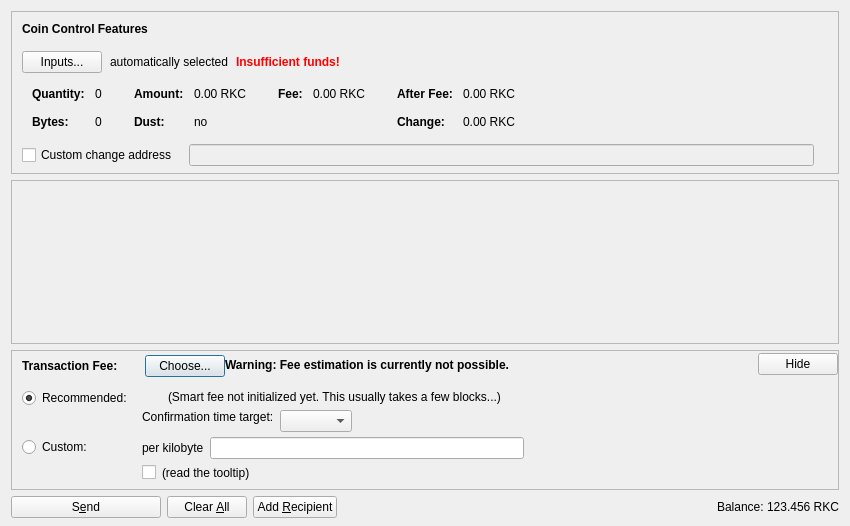
<?xml version="1.0" encoding="UTF-8"?>
<ui version="4.0">
 <class>SendCoinsDialog</class>
 <widget class="QDialog" name="SendCoinsDialog">
  <property name="geometry">
   <rect>
    <x>0</x>
    <y>0</y>
    <width>850</width>
    <height>526</height>
   </rect>
  </property>
  <property name="windowTitle">
   <string>Send Coins</string>
  </property>
  <layout class="QVBoxLayout" name="verticalLayout" stretch="0,1,0,0">
   <property name="bottomMargin">
    <number>8</number>
   </property>
   <item>
    <widget class="QFrame" name="frameCoinControl">
     <property name="sizePolicy">
      <sizepolicy hsizetype="Expanding" vsizetype="Expanding">
       <horstretch>0</horstretch>
       <verstretch>0</verstretch>
      </sizepolicy>
     </property>
     <property name="maximumSize">
      <size>
       <width>16777215</width>
       <height>16777215</height>
      </size>
     </property>
     <property name="frameShape">
      <enum>QFrame::StyledPanel</enum>
     </property>
     <property name="frameShadow">
      <enum>QFrame::Sunken</enum>
     </property>
     <layout class="QVBoxLayout" name="verticalLayoutCoinControl2">
      <property name="spacing">
       <number>0</number>
      </property>
      <property name="leftMargin">
       <number>0</number>
      </property>
      <property name="topMargin">
       <number>0</number>
      </property>
      <property name="rightMargin">
       <number>0</number>
      </property>
      <property name="bottomMargin">
       <number>6</number>
      </property>
      <item>
       <layout class="QVBoxLayout" name="verticalLayoutCoinControl" stretch="0,0,0,0,1">
        <property name="spacing">
         <number>0</number>
        </property>
        <property name="leftMargin">
         <number>10</number>
        </property>
        <property name="topMargin">
         <number>10</number>
        </property>
        <item>
         <layout class="QHBoxLayout" name="horizontalLayoutCoinControl1">
          <property name="bottomMargin">
           <number>15</number>
          </property>
          <item>
           <widget class="QLabel" name="labelCoinControlFeatures">
            <property name="sizePolicy">
             <sizepolicy hsizetype="Preferred" vsizetype="Maximum">
              <horstretch>0</horstretch>
              <verstretch>0</verstretch>
             </sizepolicy>
            </property>
            <property name="font">
             <font>
              <weight>75</weight>
              <bold>true</bold>
             </font>
            </property>
            <property name="styleSheet">
             <string notr="true">font-weight:bold;</string>
            </property>
            <property name="text">
             <string>Coin Control Features</string>
            </property>
           </widget>
          </item>
         </layout>
        </item>
        <item>
         <layout class="QHBoxLayout" name="horizontalLayoutCoinControl2" stretch="0,0,0,0">
          <property name="spacing">
           <number>8</number>
          </property>
          <property name="bottomMargin">
           <number>10</number>
          </property>
          <item>
           <widget class="QPushButton" name="pushButtonCoinControl">
            <property name="styleSheet">
             <string notr="true"/>
            </property>
            <property name="text">
             <string>Inputs...</string>
            </property>
            <property name="autoDefault">
             <bool>false</bool>
            </property>
           </widget>
          </item>
          <item>
           <widget class="QLabel" name="labelCoinControlAutomaticallySelected">
            <property name="text">
             <string>automatically selected</string>
            </property>
            <property name="margin">
             <number>5</number>
            </property>
           </widget>
          </item>
          <item>
           <widget class="QLabel" name="labelCoinControlInsuffFunds">
            <property name="font">
             <font>
              <weight>75</weight>
              <bold>true</bold>
             </font>
            </property>
            <property name="styleSheet">
             <string notr="true">color:red;font-weight:bold;</string>
            </property>
            <property name="text">
             <string>Insufficient funds!</string>
            </property>
            <property name="margin">
             <number>5</number>
            </property>
           </widget>
          </item>
          <item>
           <spacer name="horizontalSpacerCoinControl">
            <property name="orientation">
             <enum>Qt::Horizontal</enum>
            </property>
            <property name="sizeHint" stdset="0">
             <size>
              <width>40</width>
              <height>1</height>
             </size>
            </property>
           </spacer>
          </item>
         </layout>
        </item>
        <item>
         <widget class="QWidget" name="widgetCoinControl" native="true">
          <property name="sizePolicy">
           <sizepolicy hsizetype="Preferred" vsizetype="Preferred">
            <horstretch>0</horstretch>
            <verstretch>0</verstretch>
           </sizepolicy>
          </property>
          <property name="minimumSize">
           <size>
            <width>0</width>
            <height>0</height>
           </size>
          </property>
          <property name="styleSheet">
           <string notr="true"/>
          </property>
          <layout class="QHBoxLayout" name="horizontalLayoutCoinControl5">
           <property name="leftMargin">
            <number>0</number>
           </property>
           <property name="topMargin">
            <number>0</number>
           </property>
           <property name="rightMargin">
            <number>0</number>
           </property>
           <property name="bottomMargin">
            <number>0</number>
           </property>
           <item>
            <layout class="QHBoxLayout" name="horizontalLayoutCoinControl3" stretch="0,0,0,1">
             <property name="spacing">
              <number>20</number>
             </property>
             <property name="topMargin">
              <number>0</number>
             </property>
             <property name="bottomMargin">
              <number>10</number>
             </property>
             <item>
              <layout class="QFormLayout" name="formLayoutCoinControl1">
               <property name="horizontalSpacing">
                <number>10</number>
               </property>
               <property name="verticalSpacing">
                <number>14</number>
               </property>
               <property name="leftMargin">
                <number>10</number>
               </property>
               <property name="topMargin">
                <number>4</number>
               </property>
               <property name="rightMargin">
                <number>6</number>
               </property>
               <item row="0" column="0">
                <widget class="QLabel" name="labelCoinControlQuantityText">
                 <property name="font">
                  <font>
                   <weight>75</weight>
                   <bold>true</bold>
                  </font>
                 </property>
                 <property name="text">
                  <string>Quantity:</string>
                 </property>
                 <property name="margin">
                  <number>0</number>
                 </property>
                </widget>
               </item>
               <item row="0" column="1">
                <widget class="QLabel" name="labelCoinControlQuantity">
                 <property name="cursor">
                  <cursorShape>IBeamCursor</cursorShape>
                 </property>
                 <property name="contextMenuPolicy">
                  <enum>Qt::ActionsContextMenu</enum>
                 </property>
                 <property name="text">
                  <string notr="true">0</string>
                 </property>
                 <property name="margin">
                  <number>0</number>
                 </property>
                 <property name="textInteractionFlags">
                  <set>Qt::LinksAccessibleByMouse|Qt::TextSelectableByKeyboard|Qt::TextSelectableByMouse</set>
                 </property>
                </widget>
               </item>
               <item row="1" column="0">
                <widget class="QLabel" name="labelCoinControlBytesText">
                 <property name="font">
                  <font>
                   <weight>75</weight>
                   <bold>true</bold>
                  </font>
                 </property>
                 <property name="text">
                  <string>Bytes:</string>
                 </property>
                </widget>
               </item>
               <item row="1" column="1">
                <widget class="QLabel" name="labelCoinControlBytes">
                 <property name="cursor">
                  <cursorShape>IBeamCursor</cursorShape>
                 </property>
                 <property name="contextMenuPolicy">
                  <enum>Qt::ActionsContextMenu</enum>
                 </property>
                 <property name="text">
                  <string notr="true">0</string>
                 </property>
                 <property name="textInteractionFlags">
                  <set>Qt::LinksAccessibleByMouse|Qt::TextSelectableByKeyboard|Qt::TextSelectableByMouse</set>
                 </property>
                </widget>
               </item>
              </layout>
             </item>
             <item>
              <layout class="QFormLayout" name="formLayoutCoinControl2">
               <property name="horizontalSpacing">
                <number>10</number>
               </property>
               <property name="verticalSpacing">
                <number>14</number>
               </property>
               <property name="leftMargin">
                <number>6</number>
               </property>
               <property name="topMargin">
                <number>4</number>
               </property>
               <property name="rightMargin">
                <number>6</number>
               </property>
               <item row="0" column="0">
                <widget class="QLabel" name="labelCoinControlAmountText">
                 <property name="font">
                  <font>
                   <weight>75</weight>
                   <bold>true</bold>
                  </font>
                 </property>
                 <property name="text">
                  <string>Amount:</string>
                 </property>
                 <property name="margin">
                  <number>0</number>
                 </property>
                </widget>
               </item>
               <item row="0" column="1">
                <widget class="QLabel" name="labelCoinControlAmount">
                 <property name="cursor">
                  <cursorShape>IBeamCursor</cursorShape>
                 </property>
                 <property name="contextMenuPolicy">
                  <enum>Qt::ActionsContextMenu</enum>
                 </property>
                 <property name="text">
                  <string notr="true">0.00 RKC</string>
                 </property>
                 <property name="textInteractionFlags">
                  <set>Qt::LinksAccessibleByMouse|Qt::TextSelectableByKeyboard|Qt::TextSelectableByMouse</set>
                 </property>
                </widget>
               </item>
               <item row="1" column="0">
                <widget class="QLabel" name="labelCoinControlLowOutputText">
                 <property name="font">
                  <font>
                   <weight>75</weight>
                   <bold>true</bold>
                  </font>
                 </property>
                 <property name="text">
                  <string>Dust:</string>
                 </property>
                </widget>
               </item>
               <item row="1" column="1">
                <widget class="QLabel" name="labelCoinControlLowOutput">
                 <property name="cursor">
                  <cursorShape>IBeamCursor</cursorShape>
                 </property>
                 <property name="contextMenuPolicy">
                  <enum>Qt::ActionsContextMenu</enum>
                 </property>
                 <property name="text">
                  <string notr="true">no</string>
                 </property>
                 <property name="textInteractionFlags">
                  <set>Qt::LinksAccessibleByMouse|Qt::TextSelectableByKeyboard|Qt::TextSelectableByMouse</set>
                 </property>
                </widget>
               </item>
              </layout>
             </item>
             <item>
              <layout class="QFormLayout" name="formLayoutCoinControl3">
               <property name="horizontalSpacing">
                <number>10</number>
               </property>
               <property name="verticalSpacing">
                <number>14</number>
               </property>
               <property name="leftMargin">
                <number>6</number>
               </property>
               <property name="topMargin">
                <number>4</number>
               </property>
               <property name="rightMargin">
                <number>6</number>
               </property>
               <item row="0" column="0">
                <widget class="QLabel" name="labelCoinControlFeeText">
                 <property name="font">
                  <font>
                   <weight>75</weight>
                   <bold>true</bold>
                  </font>
                 </property>
                 <property name="text">
                  <string>Fee:</string>
                 </property>
                 <property name="margin">
                  <number>0</number>
                 </property>
                </widget>
               </item>
               <item row="0" column="1">
                <widget class="QLabel" name="labelCoinControlFee">
                 <property name="cursor">
                  <cursorShape>IBeamCursor</cursorShape>
                 </property>
                 <property name="contextMenuPolicy">
                  <enum>Qt::ActionsContextMenu</enum>
                 </property>
                 <property name="text">
                  <string notr="true">0.00 RKC</string>
                 </property>
                 <property name="textInteractionFlags">
                  <set>Qt::LinksAccessibleByMouse|Qt::TextSelectableByKeyboard|Qt::TextSelectableByMouse</set>
                 </property>
                </widget>
               </item>
              </layout>
             </item>
             <item>
              <layout class="QFormLayout" name="formLayoutCoinControl4">
               <property name="horizontalSpacing">
                <number>10</number>
               </property>
               <property name="verticalSpacing">
                <number>14</number>
               </property>
               <property name="leftMargin">
                <number>6</number>
               </property>
               <property name="topMargin">
                <number>4</number>
               </property>
               <property name="rightMargin">
                <number>6</number>
               </property>
               <item row="0" column="0">
                <widget class="QLabel" name="labelCoinControlAfterFeeText">
                 <property name="font">
                  <font>
                   <weight>75</weight>
                   <bold>true</bold>
                  </font>
                 </property>
                 <property name="text">
                  <string>After Fee:</string>
                 </property>
                 <property name="margin">
                  <number>0</number>
                 </property>
                </widget>
               </item>
               <item row="0" column="1">
                <widget class="QLabel" name="labelCoinControlAfterFee">
                 <property name="cursor">
                  <cursorShape>IBeamCursor</cursorShape>
                 </property>
                 <property name="contextMenuPolicy">
                  <enum>Qt::ActionsContextMenu</enum>
                 </property>
                 <property name="text">
                  <string notr="true">0.00 RKC</string>
                 </property>
                 <property name="textInteractionFlags">
                  <set>Qt::LinksAccessibleByMouse|Qt::TextSelectableByKeyboard|Qt::TextSelectableByMouse</set>
                 </property>
                </widget>
               </item>
               <item row="1" column="0">
                <widget class="QLabel" name="labelCoinControlChangeText">
                 <property name="font">
                  <font>
                   <weight>75</weight>
                   <bold>true</bold>
                  </font>
                 </property>
                 <property name="text">
                  <string>Change:</string>
                 </property>
                </widget>
               </item>
               <item row="1" column="1">
                <widget class="QLabel" name="labelCoinControlChange">
                 <property name="cursor">
                  <cursorShape>IBeamCursor</cursorShape>
                 </property>
                 <property name="contextMenuPolicy">
                  <enum>Qt::ActionsContextMenu</enum>
                 </property>
                 <property name="text">
                  <string notr="true">0.00 RKC</string>
                 </property>
                 <property name="textInteractionFlags">
                  <set>Qt::LinksAccessibleByMouse|Qt::TextSelectableByKeyboard|Qt::TextSelectableByMouse</set>
                 </property>
                </widget>
               </item>
              </layout>
             </item>
            </layout>
           </item>
          </layout>
         </widget>
        </item>
        <item>
         <layout class="QHBoxLayout" name="horizontalLayoutCoinControl4" stretch="0,0,0">
          <property name="spacing">
           <number>12</number>
          </property>
          <property name="sizeConstraint">
           <enum>QLayout::SetDefaultConstraint</enum>
          </property>
          <property name="topMargin">
           <number>5</number>
          </property>
          <property name="rightMargin">
           <number>5</number>
          </property>
          <item>
           <widget class="QCheckBox" name="checkBoxCoinControlChange">
            <property name="toolTip">
             <string>If this is activated, but the change address is empty or invalid, change will be sent to a newly generated address.</string>
            </property>
            <property name="text">
             <string>Custom change address</string>
            </property>
           </widget>
          </item>
          <item>
           <widget class="QValidatedLineEdit" name="lineEditCoinControlChange">
            <property name="enabled">
             <bool>false</bool>
            </property>
            <property name="sizePolicy">
             <sizepolicy hsizetype="Expanding" vsizetype="Fixed">
              <horstretch>0</horstretch>
              <verstretch>0</verstretch>
             </sizepolicy>
            </property>
           </widget>
          </item>
          <item>
           <widget class="QLabel" name="labelCoinControlChangeLabel">
            <property name="sizePolicy">
             <sizepolicy hsizetype="Preferred" vsizetype="Expanding">
              <horstretch>0</horstretch>
              <verstretch>0</verstretch>
             </sizepolicy>
            </property>
            <property name="minimumSize">
             <size>
              <width>0</width>
              <height>0</height>
             </size>
            </property>
            <property name="text">
             <string/>
            </property>
            <property name="margin">
             <number>3</number>
            </property>
           </widget>
          </item>
         </layout>
        </item>
        <item>
         <spacer name="verticalSpacerCoinControl">
          <property name="orientation">
           <enum>Qt::Vertical</enum>
          </property>
          <property name="sizeHint" stdset="0">
           <size>
            <width>800</width>
            <height>1</height>
           </size>
          </property>
         </spacer>
        </item>
       </layout>
      </item>
     </layout>
    </widget>
   </item>
   <item>
    <widget class="QScrollArea" name="scrollArea">
     <property name="widgetResizable">
      <bool>true</bool>
     </property>
     <widget class="QWidget" name="scrollAreaWidgetContents">
      <property name="geometry">
       <rect>
        <x>0</x>
        <y>0</y>
        <width>830</width>
        <height>104</height>
       </rect>
      </property>
      <layout class="QVBoxLayout" name="verticalLayout_2" stretch="0,1">
       <property name="leftMargin">
        <number>0</number>
       </property>
       <property name="topMargin">
        <number>0</number>
       </property>
       <property name="rightMargin">
        <number>0</number>
       </property>
       <property name="bottomMargin">
        <number>0</number>
       </property>
       <item>
        <layout class="QVBoxLayout" name="entries">
         <property name="spacing">
          <number>6</number>
         </property>
        </layout>
       </item>
       <item>
        <spacer name="verticalSpacer">
         <property name="orientation">
          <enum>Qt::Vertical</enum>
         </property>
         <property name="sizeHint" stdset="0">
          <size>
           <width>20</width>
           <height>40</height>
          </size>
         </property>
        </spacer>
       </item>
      </layout>
     </widget>
    </widget>
   </item>
   <item>
    <widget class="QFrame" name="frameFee">
     <property name="sizePolicy">
      <sizepolicy hsizetype="Expanding" vsizetype="Expanding">
       <horstretch>0</horstretch>
       <verstretch>0</verstretch>
      </sizepolicy>
     </property>
     <property name="maximumSize">
      <size>
       <width>16777215</width>
       <height>16777215</height>
      </size>
     </property>
     <property name="frameShape">
      <enum>QFrame::StyledPanel</enum>
     </property>
     <property name="frameShadow">
      <enum>QFrame::Sunken</enum>
     </property>
     <layout class="QVBoxLayout" name="verticalLayoutFee1">
      <property name="spacing">
       <number>0</number>
      </property>
      <property name="leftMargin">
       <number>0</number>
      </property>
      <property name="topMargin">
       <number>0</number>
      </property>
      <property name="rightMargin">
       <number>0</number>
      </property>
      <property name="bottomMargin">
       <number>0</number>
      </property>
      <item>
       <layout class="QVBoxLayout" name="verticalLayoutFee2" stretch="0,0,0">
        <property name="spacing">
         <number>0</number>
        </property>
        <property name="leftMargin">
         <number>10</number>
        </property>
        <property name="topMargin">
         <number>0</number>
        </property>
        <item>
         <layout class="QHBoxLayout" name="horizontalLayoutFee1">
          <property name="bottomMargin">
           <number>0</number>
          </property>
          <item>
           <layout class="QVBoxLayout" name="verticalLayoutFee7">
            <property name="spacing">
             <number>0</number>
            </property>
            <item>
             <spacer name="verticalSpacerSmartFee">
              <property name="orientation">
               <enum>Qt::Vertical</enum>
              </property>
              <property name="sizeType">
               <enum>QSizePolicy::Fixed</enum>
              </property>
              <property name="sizeHint" stdset="0">
               <size>
                <width>1</width>
                <height>4</height>
               </size>
              </property>
             </spacer>
            </item>
            <item>
             <layout class="QHBoxLayout" name="horizontalLayoutSmartFee">
              <property name="spacing">
               <number>10</number>
              </property>
              <item>
               <widget class="QLabel" name="labelFeeHeadline">
                <property name="sizePolicy">
                 <sizepolicy hsizetype="Preferred" vsizetype="Maximum">
                  <horstretch>0</horstretch>
                  <verstretch>0</verstretch>
                 </sizepolicy>
                </property>
                <property name="font">
                 <font>
                  <weight>75</weight>
                  <bold>true</bold>
                 </font>
                </property>
                <property name="styleSheet">
                 <string notr="true">font-weight:bold;</string>
                </property>
                <property name="text">
                 <string>Transaction Fee:</string>
                </property>
               </widget>
              </item>
              <item>
               <widget class="QLabel" name="labelFeeMinimized">
                <property name="text">
                 <string/>
                </property>
               </widget>
              </item>
              <item>
               <widget class="QPushButton" name="buttonChooseFee">
                <property name="text">
                 <string>Choose...</string>
                </property>
               </widget>
              </item>
             </layout>
            </item>
            <item>
             <spacer name="verticalSpacer_5">
              <property name="orientation">
               <enum>Qt::Vertical</enum>
              </property>
              <property name="sizeHint" stdset="0">
               <size>
                <width>1</width>
                <height>1</height>
               </size>
              </property>
             </spacer>
            </item>
           </layout>
          </item>
          <item>
           <widget class="QLabel" name="fallbackFeeWarningLabel">
            <property name="toolTip">
             <string>Using the fallbackfee can result in sending a transaction that will take several hours or days (or never) to confirm. Consider choosing your fee manually or wait until you have validated the complete chain.</string>
            </property>
            <property name="font">
            <font>
                <weight>75</weight>
                <bold>true</bold>
            </font>
            </property>
            <property name="text">
             <string>Warning: Fee estimation is currently not possible.</string>
            </property>
            <property name="wordWrap">
             <bool>false</bool>
            </property>
           </widget>
          </item>
          <item>
           <spacer name="horizontalSpacer_4">
            <property name="orientation">
             <enum>Qt::Horizontal</enum>
            </property>
            <property name="sizeType">
             <enum>QSizePolicy::MinimumExpanding</enum>
            </property>
            <property name="sizeHint" stdset="0">
             <size>
              <width>40</width>
              <height>20</height>
             </size>
            </property>
           </spacer>
          </item>
          <item>
           <widget class="QPushButton" name="buttonMinimizeFee">
            <property name="toolTip">
             <string>collapse fee-settings</string>
            </property>
            <property name="text">
             <string>Hide</string>
            </property>
           </widget>
          </item>
         </layout>
        </item>
        <item>
         <widget class="QFrame" name="frameFeeSelection">
          <layout class="QVBoxLayout" name="verticalLayoutFee12">
           <property name="spacing">
            <number>0</number>
           </property>
           <property name="leftMargin">
            <number>0</number>
           </property>
           <property name="topMargin">
            <number>0</number>
           </property>
           <property name="rightMargin">
            <number>0</number>
           </property>
           <property name="bottomMargin">
            <number>0</number>
           </property>
           <item>
            <layout class="QGridLayout" name="gridLayoutFee">
             <property name="topMargin">
              <number>10</number>
             </property>
             <property name="bottomMargin">
              <number>4</number>
             </property>
             <property name="horizontalSpacing">
              <number>10</number>
             </property>
             <property name="verticalSpacing">
              <number>4</number>
             </property>
             <item row="1" column="1">
              <layout class="QVBoxLayout" name="verticalLayoutFee8">
               <property name="spacing">
                <number>6</number>
               </property>
               <item>
                <layout class="QHBoxLayout" name="horizontalLayoutFee13">
                 <item>
                  <widget class="QLabel" name="labelCustomPerKilobyte">
                   <property name="toolTip">
                    <string>If the custom fee is set to 1000 satoshis and the transaction is only 250 bytes, then &quot;per kilobyte&quot; only pays 250 satoshis in fee, while &quot;total at least&quot; pays 1000 satoshis. For transactions bigger than a kilobyte both pay by kilobyte.</string>
                   </property>
                   <property name="text">
                    <string>per kilobyte</string>
                   </property>
                  </widget>
                 </item>
                 <item>
                  <widget class="BitcoinAmountField" name="customFee"/>
                 </item>
                 <item>
                  <spacer name="horizontalSpacer_6">
                   <property name="orientation">
                    <enum>Qt::Horizontal</enum>
                   </property>
                   <property name="sizeHint" stdset="0">
                    <size>
                     <width>1</width>
                     <height>1</height>
                    </size>
                   </property>
                  </spacer>
                 </item>
                </layout>
               </item>
               <item>
                <layout class="QHBoxLayout" name="horizontalLayoutFee8">
                 <item>
                  <widget class="QCheckBox" name="checkBoxMinimumFee">
                   <property name="toolTip">
                    <string>Paying only the minimum fee is just fine as long as there is less transaction volume than space in the blocks. But be aware that this can end up in a never confirming transaction once there is more demand for rkcoin transactions than the network can process.</string>
                   </property>
                   <property name="text">
                    <string/>
                   </property>
                  </widget>
                 </item>
                 <item>
                  <widget class="QLabel" name="labelMinFeeWarning">
                   <property name="enabled">
                    <bool>true</bool>
                   </property>
                   <property name="toolTip">
                    <string>Paying only the minimum fee is just fine as long as there is less transaction volume than space in the blocks. But be aware that this can end up in a never confirming transaction once there is more demand for rkcoin transactions than the network can process.</string>
                   </property>
                   <property name="text">
                    <string>(read the tooltip)</string>
                   </property>
                   <property name="margin">
                    <number>5</number>
                   </property>
                  </widget>
                 </item>
                 <item>
                  <spacer name="horizontalSpacer_2">
                   <property name="orientation">
                    <enum>Qt::Horizontal</enum>
                   </property>
                   <property name="sizeHint" stdset="0">
                    <size>
                     <width>1</width>
                     <height>1</height>
                    </size>
                   </property>
                  </spacer>
                 </item>
                </layout>
               </item>
              </layout>
             </item>
             <item row="0" column="0">
              <layout class="QVBoxLayout" name="verticalLayoutFee4" stretch="0,1">
               <item>
                <widget class="QRadioButton" name="radioSmartFee">
                 <property name="text">
                  <string>Recommended:</string>
                 </property>
                 <property name="checked">
                  <bool>true</bool>
                 </property>
                 <attribute name="buttonGroup">
                  <string notr="true">groupFee</string>
                 </attribute>
                </widget>
               </item>
               <item>
                <spacer name="verticalSpacer_2">
                 <property name="orientation">
                  <enum>Qt::Vertical</enum>
                 </property>
                 <property name="sizeHint" stdset="0">
                  <size>
                   <width>1</width>
                   <height>1</height>
                  </size>
                 </property>
                </spacer>
               </item>
              </layout>
             </item>
             <item row="1" column="0">
              <layout class="QVBoxLayout" name="verticalLayoutFee9" stretch="0,1">
               <item>
                <widget class="QRadioButton" name="radioCustomFee">
                 <property name="text">
                  <string>Custom:</string>
                 </property>
                 <attribute name="buttonGroup">
                  <string notr="true">groupFee</string>
                 </attribute>
                </widget>
               </item>
               <item>
                <spacer name="verticalSpacer_6">
                 <property name="orientation">
                  <enum>Qt::Vertical</enum>
                 </property>
                 <property name="sizeHint" stdset="0">
                  <size>
                   <width>1</width>
                   <height>1</height>
                  </size>
                 </property>
                </spacer>
               </item>
              </layout>
             </item>
             <item row="0" column="1">
              <layout class="QVBoxLayout" name="verticalLayoutFee3" stretch="0,0,1">
               <property name="spacing">
                <number>6</number>
               </property>
               <property name="topMargin">
                <number>2</number>
               </property>
               <item>
                <layout class="QHBoxLayout" name="horizontalLayoutFee12">
                 <item>
                  <widget class="QLabel" name="labelSmartFee">
                   <property name="text">
                    <string/>
                   </property>
                   <property name="margin">
                    <number>2</number>
                   </property>
                  </widget>
                 </item>
                 <item>
                  <widget class="QLabel" name="labelFeeEstimation">
                   <property name="text">
                    <string/>
                   </property>
                  </widget>
                 </item>
                 <item>
                  <widget class="QLabel" name="labelSmartFee2">
                   <property name="text">
                    <string>(Smart fee not initialized yet. This usually takes a few blocks...)</string>
                   </property>
                   <property name="margin">
                    <number>2</number>
                   </property>
                  </widget>
                 </item>
                 <item>
                  <spacer name="horizontalSpacer_5">
                   <property name="orientation">
                    <enum>Qt::Horizontal</enum>
                   </property>
                   <property name="sizeHint" stdset="0">
                    <size>
                     <width>1</width>
                     <height>1</height>
                    </size>
                   </property>
                  </spacer>
                 </item>
                </layout>
               </item>
               <item>
                <layout class="QHBoxLayout" name="horizontalLayoutFee9">
                 <item>
                  <layout class="QVBoxLayout" name="verticalLayoutFee6">
                   <item>
                    <widget class="QLabel" name="labelSmartFee3">
                     <property name="text">
                      <string>Confirmation time target:</string>
                     </property>
                     <property name="margin">
                      <number>2</number>
                     </property>
                    </widget>
                   </item>
                   <item>
                    <spacer name="verticalSpacer_3">
                     <property name="orientation">
                      <enum>Qt::Vertical</enum>
                     </property>
                     <property name="sizeHint" stdset="0">
                      <size>
                       <width>1</width>
                       <height>1</height>
                      </size>
                     </property>
                    </spacer>
                   </item>
                  </layout>
                 </item>
                 <item>
                  <layout class="QVBoxLayout" name="verticalLayoutFee5">
                   <property name="rightMargin">
                    <number>30</number>
                   </property>
                   <item>
                    <layout class="QHBoxLayout" name="horizontalLayoutConfTarget">
                     <property name="bottomMargin">
                      <number>0</number>
                     </property>
                     <item>
                      <widget class="QComboBox" name="confTargetSelector"/>
                     </item>
                     <item>
                      <spacer name="horizontalSpacerConfTarget">
                       <property name="orientation">
                        <enum>Qt::Horizontal</enum>
                       </property>
                       <property name="sizeHint" stdset="0">
                        <size>
                         <width>40</width>
                         <height>20</height>
                        </size>
                       </property>
                      </spacer>
                     </item>
                    </layout>
                   </item>
                  </layout>
                 </item>
                </layout>
               </item>
               <item>
                <spacer name="verticalSpacer_4">
                 <property name="orientation">
                  <enum>Qt::Vertical</enum>
                 </property>
                 <property name="sizeHint" stdset="0">
                  <size>
                   <width>1</width>
                   <height>1</height>
                  </size>
                 </property>
                </spacer>
               </item>
              </layout>
             </item>
            </layout>
           </item>
          </layout>
         </widget>
        </item>
        <item>
         <spacer name="verticalSpacerFee">
          <property name="orientation">
           <enum>Qt::Vertical</enum>
          </property>
          <property name="sizeHint" stdset="0">
           <size>
            <width>40</width>
            <height>5</height>
           </size>
          </property>
         </spacer>
        </item>
       </layout>
      </item>
     </layout>
    </widget>
   </item>
   <item>
    <layout class="QHBoxLayout" name="horizontalLayout">
     <item>
      <widget class="QPushButton" name="sendButton">
       <property name="minimumSize">
        <size>
         <width>150</width>
         <height>0</height>
        </size>
       </property>
       <property name="toolTip">
        <string>Confirm the send action</string>
       </property>
       <property name="text">
        <string>S&amp;end</string>
       </property>
       <property name="icon">
        <iconset resource="../bitcoin.qrc">
         <normaloff>:/icons/send</normaloff>:/icons/send</iconset>
       </property>
       <property name="autoDefault">
        <bool>false</bool>
       </property>
       <property name="default">
        <bool>false</bool>
       </property>
      </widget>
     </item>
     <item>
      <widget class="QPushButton" name="clearButton">
       <property name="sizePolicy">
        <sizepolicy hsizetype="Minimum" vsizetype="Fixed">
         <horstretch>0</horstretch>
         <verstretch>0</verstretch>
        </sizepolicy>
       </property>
       <property name="toolTip">
        <string>Clear all fields of the form.</string>
       </property>
       <property name="text">
        <string>Clear &amp;All</string>
       </property>
       <property name="icon">
        <iconset resource="../bitcoin.qrc">
         <normaloff>:/icons/remove</normaloff>:/icons/remove</iconset>
       </property>
       <property name="autoDefault">
        <bool>false</bool>
       </property>
      </widget>
     </item>
     <item>
      <widget class="QPushButton" name="addButton">
       <property name="toolTip">
        <string>Send to multiple recipients at once</string>
       </property>
       <property name="text">
        <string>Add &amp;Recipient</string>
       </property>
       <property name="icon">
        <iconset resource="../bitcoin.qrc">
         <normaloff>:/icons/add</normaloff>:/icons/add</iconset>
       </property>
       <property name="autoDefault">
        <bool>false</bool>
       </property>
      </widget>
     </item>
     <item>
      <spacer name="horizontalSpacer">
       <property name="orientation">
        <enum>Qt::Horizontal</enum>
       </property>
       <property name="sizeHint" stdset="0">
        <size>
         <width>40</width>
         <height>20</height>
        </size>
       </property>
      </spacer>
     </item>
     <item>
      <layout class="QHBoxLayout" name="horizontalLayout_2">
       <property name="spacing">
        <number>3</number>
       </property>
       <item>
        <widget class="QLabel" name="label">
         <property name="sizePolicy">
          <sizepolicy hsizetype="Preferred" vsizetype="Fixed">
           <horstretch>0</horstretch>
           <verstretch>0</verstretch>
          </sizepolicy>
         </property>
         <property name="text">
          <string>Balance:</string>
         </property>
        </widget>
       </item>
       <item>
        <widget class="QLabel" name="labelBalance">
         <property name="sizePolicy">
          <sizepolicy hsizetype="Preferred" vsizetype="Fixed">
           <horstretch>0</horstretch>
           <verstretch>0</verstretch>
          </sizepolicy>
         </property>
         <property name="cursor">
          <cursorShape>IBeamCursor</cursorShape>
         </property>
         <property name="text">
          <string notr="true">123.456 RKC</string>
         </property>
         <property name="textInteractionFlags">
          <set>Qt::LinksAccessibleByMouse|Qt::TextSelectableByKeyboard|Qt::TextSelectableByMouse</set>
         </property>
        </widget>
       </item>
      </layout>
     </item>
    </layout>
   </item>
  </layout>
 </widget>
 <customwidgets>
  <customwidget>
   <class>QValidatedLineEdit</class>
   <extends>QLineEdit</extends>
   <header>qt/qvalidatedlineedit.h</header>
  </customwidget>
  <customwidget>
   <class>BitcoinAmountField</class>
   <extends>QLineEdit</extends>
   <header>qt/bitcoinamountfield.h</header>
   <container>1</container>
  </customwidget>
 </customwidgets>
 <resources>
  <include location="../bitcoin.qrc"/>
 </resources>
 <connections/>
 <buttongroups>
  <buttongroup name="groupFee"/>
 </buttongroups>
</ui>
